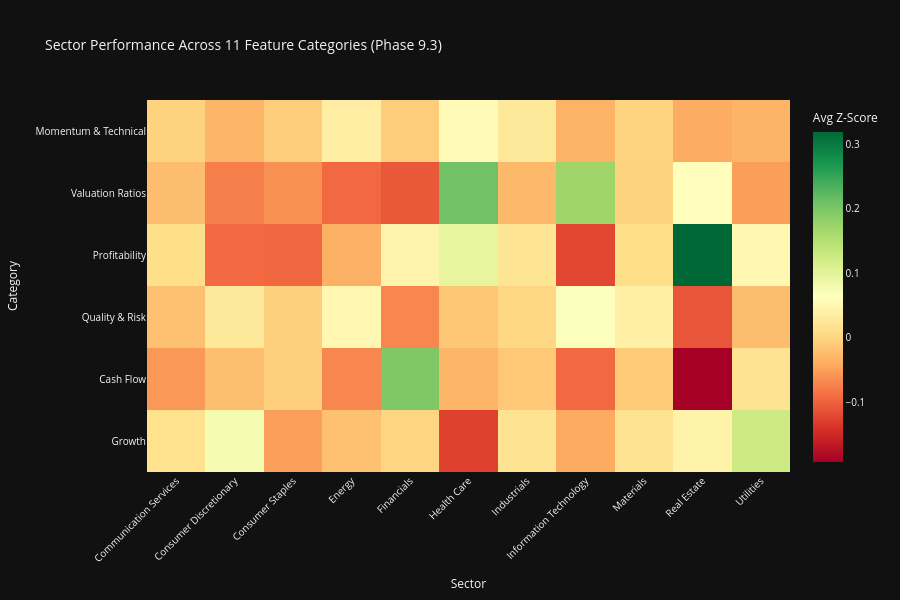

The notebook cell this image was saved under:
### Code cell
# Visualization 1: Category Heatmaps (Sector × Category)
print("\n📊 Category Performance Heatmaps:")

# Compute category scores by averaging z-scores of metrics within each category
from scipy.stats import zscore

category_sector_scores = {}

for category_name, category_metrics in category_mapping.items():
    available_in_category = [m for m in category_metrics if m in all_stocks_scaled.columns]

    if len(available_in_category) == 0:
        print(f"  ⚠️ Skipping {category_name}: No available metrics")
        continue

    # Compute z-scores for available metrics and average by sector
    category_data = all_stocks_scaled[available_in_category + ['sector']].copy()

    # Convert to numeric and compute z-scores
    for col in available_in_category:
        category_data[col] = pd.to_numeric(category_data[col], errors='coerce')

    # Compute z-scores (handle NaNs)
    z_scored_data = category_data[available_in_category].apply(lambda x: zscore(x, nan_policy='omit'))
    category_data['category_score'] = z_scored_data.mean(axis=1)

    # Aggregate by sector
    sector_scores = category_data.groupby('sector')['category_score'].mean().sort_values(ascending=False)
    category_sector_scores[category_name] = sector_scores

# Create heatmap matrix
if category_sector_scores:
    heatmap_df = pd.DataFrame(category_sector_scores).T

    # Create interactive heatmap
    fig_category_heatmap = px.imshow(
            heatmap_df,
            labels=dict(x="Sector", y="Category", color="Avg Z-Score"),
            title="Sector Performance Across 11 Feature Categories (Phase 9.3)",
            color_continuous_scale="RdYlGn",
            aspect="auto"
            )

    fig_category_heatmap.update_layout(
            height=600,
            xaxis_tickangle=-45,
            font=dict(size=10)
            )

    fig_category_heatmap.show()
    output_path = eda_output_dir / "phase93_category_sector_heatmap.html"
    fig_category_heatmap.write_html(output_path)

    print(f"\n✓ Category heatmap visualization complete")
    print(f"  Categories visualized: {len(category_sector_scores)}")
    print(f"  Sectors analyzed: {len(heatmap_df.columns)}")
    print(f"  Output: {output_path}")

    # Display top performing sector per category
    print(f"\n  🏆 Top Performing Sectors by Category:")
    for category, scores in list(category_sector_scores.items())[:5]:
        top_sector = scores.idxmax()
        top_score = scores.max()
        print(f"    {category}: {top_sector} (z-score: {top_score:.2f})")
else:
    print("  ⚠️ No category data available for visualization")

### Figure 1 — Plotly figure (JSON) as saved in the notebook; plotly's stock layout.template omitted (floating-point values rounded to 4 significant figures)
{"data": [{"coloraxis": "coloraxis", "name": "0", "x": ["Communication Services", "Consumer Discretionary", "Consumer Staples", "Energy", "Financials", "Health Care", "Industrials", "Information Technology", "Materials", "Real Estate", "Utilities"], "y": ["Momentum & Technical", "Valuation Ratios", "Profitability", "Quality & Risk", "Cash Flow", "Growth"], "z": [[-0.00129, -0.03044, -0.007376, 0.03447, -0.00694, 0.05594, 0.0256, -0.03384, 0.00042, -0.03962, -0.03286], [-0.02304, -0.07603, -0.06275, -0.09297, -0.1073, 0.208, -0.02759, 0.1708, -0.0006762, 0.06137, -0.05146], [0.01238, -0.09217, -0.09518, -0.03542, 0.04536, 0.09553, 0.02101, -0.1217, 0.01279, 0.3193, 0.05126], [-0.02087, 0.02627, -0.004125, 0.05077, -0.06954, -0.0136, 0.004184, 0.06713, 0.0379, -0.1099, -0.02338], [-0.05636, -0.02187, -0.004657, -0.06994, 0.1962, -0.03045, -0.01259, -0.09399, -0.009044, -0.1924, 0.01922], [0.01495, 0.07736, -0.05039, -0.01956, 0.002307, -0.1266, 0.01908, -0.04121, 0.01959, 0.04329, 0.1263]], "type": "heatmap", "xaxis": "x", "yaxis": "y", "hovertemplate": "Sector: %{x}<br>Category: %{y}<br>Avg Z-Score: %{z}<extra></extra>"}], "layout": {"xaxis": {"anchor": "y", "domain": [0.0, 1.0], "title": {"text": "Sector"}, "tickangle": -45}, "yaxis": {"anchor": "x", "domain": [0.0, 1.0], "autorange": "reversed", "title": {"text": "Category"}}, "coloraxis": {"colorbar": {"title": {"text": "Avg Z-Score"}}, "colorscale": [[0.0, "rgb(165,0,38)"], [0.1, "rgb(215,48,39)"], [0.2, "rgb(244,109,67)"], [0.3, "rgb(253,174,97)"], [0.4, "rgb(254,224,139)"], [0.5, "rgb(255,255,191)"], [0.6, "rgb(217,239,139)"], [0.7, "rgb(166,217,106)"], [0.8, "rgb(102,189,99)"], [0.9, "rgb(26,152,80)"], [1.0, "rgb(0,104,55)"]]}, "title": {"text": "Sector Performance Across 11 Feature Categories (Phase 9.3)"}, "font": {"size": 10}, "height": 600}}
